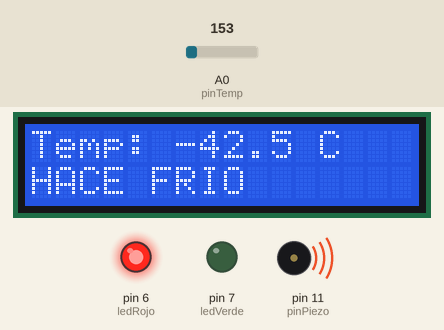
Recording of a sketch running on a simulated Arduino Uno, built with avr-gcc and run on an emulated ATmega328P. Parts: 16×2 character LCD, output pins drawn as LEDs (lit = HIGH), buzzer (waves = sounding). The test bench sets the inputs (shaded band); at power-on: A0 (pinTemp) = 153. What the sketch prints to the serial monitor is not drawn.

Above: at 1.2 s.
1.3 s: A0 (pinTemp) set to 165
At 2.9 s:
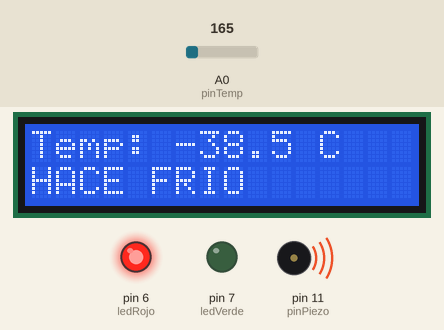
4.6 s: A0 (pinTemp) set to 175
At 6.0 s:
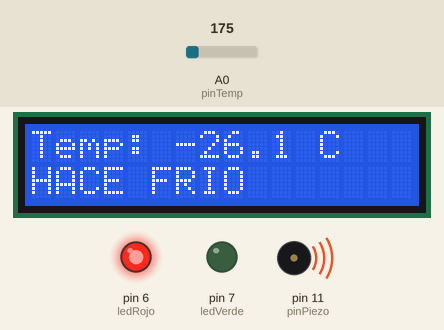
7.7 s: A0 (pinTemp) set to 191
At 14.1 s:
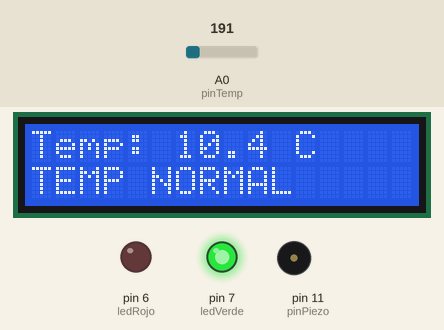
Timing chart, 0 to 20.1 s (numbered marks = the images above; inputs shaded):
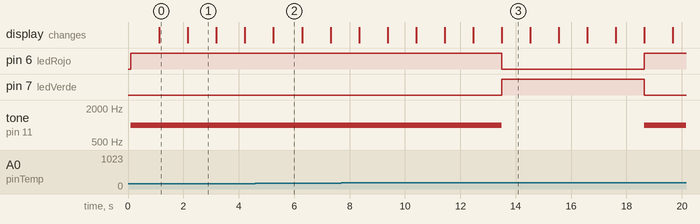

The sketch:

ejercicio1-adicional.ino
```cpp
#include <Wire.h>
#include <LiquidCrystal_I2C.h>

const int pinPiezo  = 11;
const int ledVerde  = 7;
const int ledRojo   = 6;
const int pinTemp   = A0;
const float VREF    = 5.0;
LiquidCrystal_I2C lcd_1(0x27, 16, 2);
const int numReadings = 20;
int readings[numReadings];
int readIndex = 0;
long total = 0;
float average = 0;

void setup() {
  Wire.begin();
  lcd_1.init();
  lcd_1.backlight();

  pinMode(pinPiezo, OUTPUT);
  pinMode(ledVerde, OUTPUT);
  pinMode(ledRojo, OUTPUT);

  noTone(pinPiezo);
  digitalWrite(ledVerde, LOW);
  digitalWrite(ledRojo, LOW);

  Serial.begin(9600);

  for (int i = 0; i < numReadings; i++) {
    readings[i] = 0;
  }
}

void loop() {
  total = total - readings[readIndex];
  readings[readIndex] = analogRead(pinTemp);
  total = total + readings[readIndex];
  readIndex++;
  if (readIndex >= numReadings) {
    readIndex = 0;
  }
  average = total / (float) numReadings;

  float voltage = average * (VREF / 1023.0);
  float temperatura = (voltage - 0.5) * 100.0;

  Serial.print("Raw avg: ");
  Serial.print(average);
  Serial.print("  Voltaje: ");
  Serial.print(voltage, 3);
  Serial.print(" V  Temperatura: ");
  Serial.print(temperatura, 1);
  Serial.println(" °C");

  lcd_1.clear();
  lcd_1.setCursor(0, 0);
  lcd_1.print("Temp: ");
  lcd_1.print(temperatura, 1);
  lcd_1.print(" C");

  if (temperatura < 10.0) {
    lcd_1.setCursor(0, 1);
    lcd_1.print("HACE FRIO     ");
    tone(pinPiezo, 1000);
    digitalWrite(ledVerde, LOW);
    digitalWrite(ledRojo, HIGH);
  }
  else if (temperatura < 30.0) {
    lcd_1.setCursor(0, 1);
    lcd_1.print("TEMP NORMAL   ");
    noTone(pinPiezo);
    digitalWrite(ledVerde, HIGH);
    digitalWrite(ledRojo, LOW);
  }
  else {
    lcd_1.setCursor(0, 1);
    lcd_1.print("HACE CALOR    ");
    tone(pinPiezo, 1000);
    digitalWrite(ledVerde, LOW);
    digitalWrite(ledRojo, HIGH);
  }

  delay(1000);
}
```

Measured:
- what the display in image 1 shows lasts 1.0 s, from 2.2 s to 3.2 s
